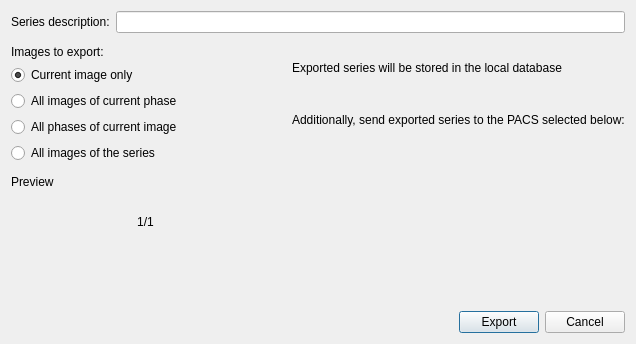
<?xml version="1.0" encoding="UTF-8"?>
<ui version="4.0">
 <class>udg::QExporterBase</class>
 <widget class="QWidget" name="udg::QExporterBase">
  <property name="geometry">
   <rect>
    <x>0</x>
    <y>0</y>
    <width>636</width>
    <height>344</height>
   </rect>
  </property>
  <property name="sizePolicy">
   <sizepolicy hsizetype="Fixed" vsizetype="Fixed">
    <horstretch>0</horstretch>
    <verstretch>0</verstretch>
   </sizepolicy>
  </property>
  <property name="windowTitle">
   <string>Exporter</string>
  </property>
  <layout class="QVBoxLayout" name="verticalLayout_5">
   <property name="spacing">
    <number>12</number>
   </property>
   <item>
    <layout class="QHBoxLayout" name="horizontalLayout">
     <property name="spacing">
      <number>6</number>
     </property>
     <item>
      <widget class="QLabel" name="label_4">
       <property name="text">
        <string>Series description:</string>
       </property>
      </widget>
     </item>
     <item>
      <widget class="QLineEdit" name="m_seriesDescription"/>
     </item>
    </layout>
   </item>
   <item>
    <layout class="QHBoxLayout" name="horizontalLayout_2">
     <property name="spacing">
      <number>12</number>
     </property>
     <item>
      <layout class="QVBoxLayout" name="verticalLayout_4">
       <property name="spacing">
        <number>12</number>
       </property>
       <item>
        <layout class="QVBoxLayout" name="verticalLayout_2">
         <property name="spacing">
          <number>6</number>
         </property>
         <item>
          <widget class="QLabel" name="label_2">
           <property name="text">
            <string>Images to export:</string>
           </property>
          </widget>
         </item>
         <item>
          <widget class="QRadioButton" name="m_currentImageRadioButton">
           <property name="text">
            <string>Current image only</string>
           </property>
           <property name="checked">
            <bool>true</bool>
           </property>
          </widget>
         </item>
         <item>
          <widget class="QRadioButton" name="m_imagesOfCurrentPhaseRadioButton">
           <property name="text">
            <string>All images of current phase</string>
           </property>
           <property name="checked">
            <bool>false</bool>
           </property>
          </widget>
         </item>
         <item>
          <widget class="QRadioButton" name="m_phasesOfCurrentImageRadioButton">
           <property name="text">
            <string>All phases of current image</string>
           </property>
           <property name="checked">
            <bool>false</bool>
           </property>
          </widget>
         </item>
         <item>
          <widget class="QRadioButton" name="m_allImagesRadioButton">
           <property name="text">
            <string>All images of the series</string>
           </property>
          </widget>
         </item>
        </layout>
       </item>
       <item>
        <layout class="QVBoxLayout" name="verticalLayout_3">
         <property name="spacing">
          <number>6</number>
         </property>
         <item>
          <widget class="QLabel" name="label_8">
           <property name="text">
            <string>Preview</string>
           </property>
          </widget>
         </item>
         <item>
          <widget class="QLabel" name="m_previewSliceLabel">
           <property name="text">
            <string/>
           </property>
           <property name="alignment">
            <set>Qt::AlignCenter</set>
           </property>
          </widget>
         </item>
         <item>
          <widget class="QLabel" name="m_numberOfImagesToStore">
           <property name="text">
            <string>1/1</string>
           </property>
           <property name="alignment">
            <set>Qt::AlignCenter</set>
           </property>
          </widget>
         </item>
        </layout>
       </item>
       <item>
        <spacer name="verticalSpacer">
         <property name="orientation">
          <enum>Qt::Vertical</enum>
         </property>
         <property name="sizeHint" stdset="0">
          <size>
           <width>20</width>
           <height>40</height>
          </size>
         </property>
        </spacer>
       </item>
      </layout>
     </item>
     <item>
      <layout class="QVBoxLayout" name="verticalLayout">
       <property name="spacing">
        <number>6</number>
       </property>
       <item>
        <widget class="QLabel" name="label">
         <property name="text">
          <string>Exported series will be stored in the local database</string>
         </property>
        </widget>
       </item>
       <item>
        <widget class="QLabel" name="label_3">
         <property name="text">
          <string>Additionally, send exported series to the PACS selected below:</string>
         </property>
        </widget>
       </item>
       <item>
        <widget class="udg::QPacsList" name="m_pacsList" native="true">
         <property name="sizePolicy">
          <sizepolicy hsizetype="Preferred" vsizetype="Preferred">
           <horstretch>0</horstretch>
           <verstretch>0</verstretch>
          </sizepolicy>
         </property>
         <property name="minimumSize">
          <size>
           <width>150</width>
           <height>150</height>
          </size>
         </property>
        </widget>
       </item>
      </layout>
     </item>
    </layout>
   </item>
   <item>
    <layout class="QHBoxLayout" name="horizontalLayout_3">
     <property name="spacing">
      <number>6</number>
     </property>
     <item>
      <spacer name="horizontalSpacer_2">
       <property name="orientation">
        <enum>Qt::Horizontal</enum>
       </property>
       <property name="sizeHint" stdset="0">
        <size>
         <width>40</width>
         <height>20</height>
        </size>
       </property>
      </spacer>
     </item>
     <item>
      <widget class="QPushButton" name="m_saveButton">
       <property name="text">
        <string>Export</string>
       </property>
       <property name="icon">
        <iconset resource="../main/main.qrc">
         <normaloff>:/images/icons/document-export.svg</normaloff>:/images/icons/document-export.svg</iconset>
       </property>
       <property name="default">
        <bool>true</bool>
       </property>
      </widget>
     </item>
     <item>
      <widget class="QPushButton" name="m_cancelButton">
       <property name="text">
        <string>Cancel</string>
       </property>
       <property name="icon">
        <iconset resource="../main/main.qrc">
         <normaloff>:/images/icons/dialog-cancel.svg</normaloff>:/images/icons/dialog-cancel.svg</iconset>
       </property>
      </widget>
     </item>
    </layout>
   </item>
  </layout>
 </widget>
 <customwidgets>
  <customwidget>
   <class>udg::QPacsList</class>
   <extends>QWidget</extends>
   <header>qpacslist.h</header>
   <container>1</container>
  </customwidget>
 </customwidgets>
 <resources>
  <include location="../main/main.qrc"/>
  <include location="../main/main.qrc"/>
 </resources>
 <connections/>
</ui>
